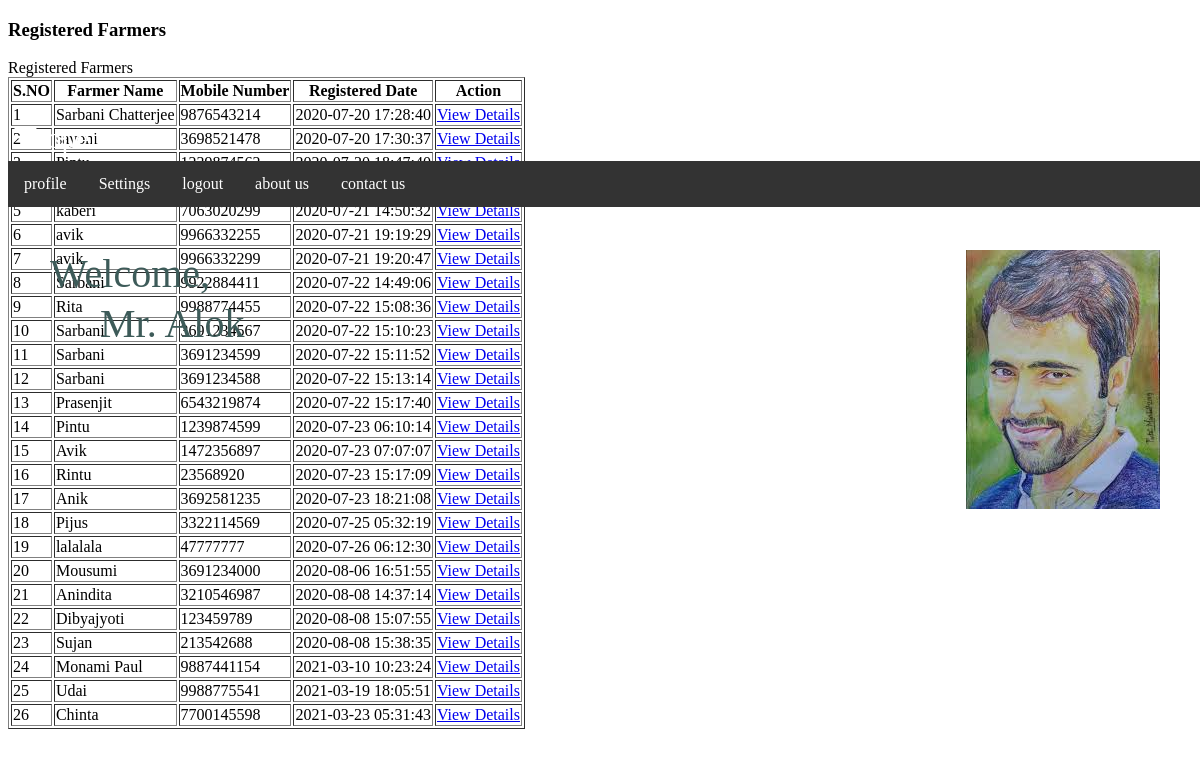
The page /admin/total-regfarmers.php (signed in) on the database as committed earlier.
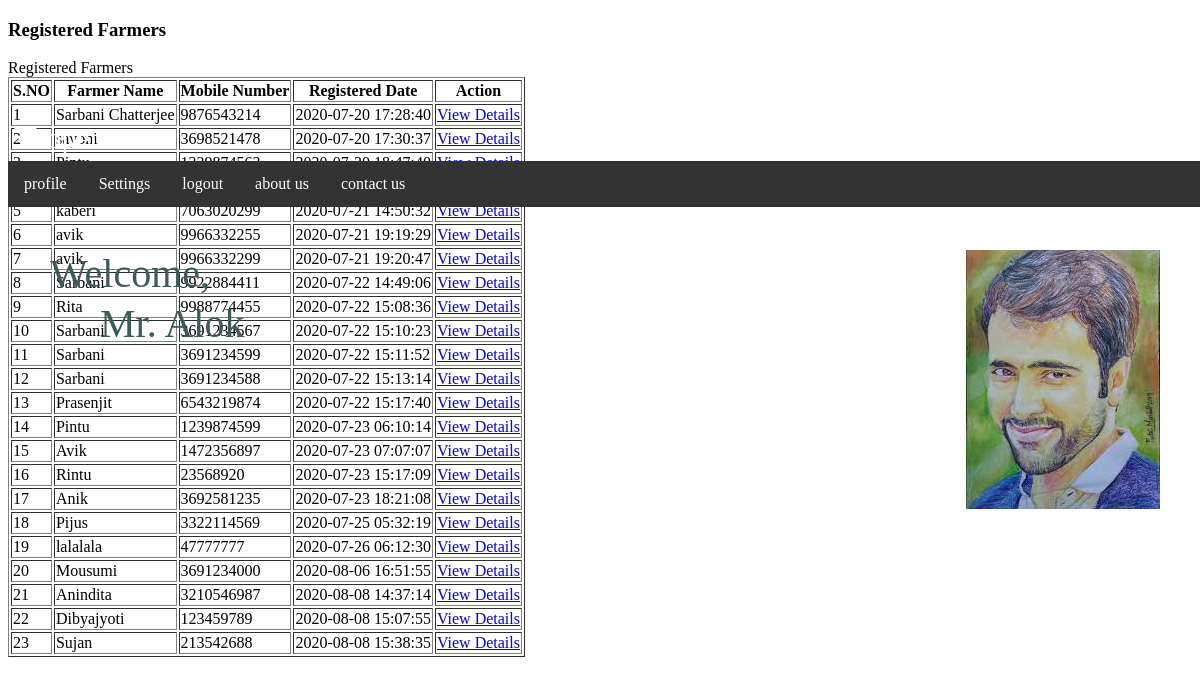
The same page on the database as committed later.
### tables this page shows
CREATE TABLE `tblfarmer` (
  `ID` int(10) NOT NULL,
  `FullName` varchar(120) DEFAULT NULL,
  `Email` varchar(120) DEFAULT NULL,
  `MobileNumber` bigint(10) DEFAULT NULL,
  `FarmerId` varchar(120) DEFAULT NULL,
  `Gender` varchar(120) NOT NULL,
  `Address` mediumtext NOT NULL,
  `Pincode` int(10) NOT NULL,
  `City` varchar(120) NOT NULL,
  `District` varchar(120) NOT NULL,
  `State` varchar(120) NOT NULL,
  `DOB` date NOT NULL,
  `Images` varchar(200) DEFAULT NULL,
  `Password` varchar(120) DEFAULT NULL,
  `FarmerRegdate` timestamp NULL DEFAULT current_timestamp()
);

### admin/total-regfarmers.php (the view, shortened to what this page needs)
<?php
include('includes/dbconnection.php');
if (strlen($_SESSION['agroaid']==0)) {
  header('location:logout.php');
  } else{
  ?>
<!DOCTYPE html>
<html lang="zxx">
<head>
</head>
<body class="light">
<div id="app">
<?php include_once('includes/navbar.php');?>
<?php include_once('includes/sidebar.php');?>
<div class="page has-sidebar-left bg-light height-full">
    <header class="blue accent-3 relative nav-sticky">
        <div class="container-fluid text-black">
            <div class="row">
                <div class="col">
                    <h3 class="my-3">
                        Registered Farmers
                    </h3>
                </div>
            </div>
        </div>
    </header>
    <div class="container-fluid my-3">
        <div class="row">
            <div class="col-md-12">
                <div class="card my-3 no-b">
                    <div class="card-body">
                        <div class="card-title">Registered Farmers</div>
                        <table class="table table-bordered table-hover data-tables"
                               data-options='{ "paging": false; "searching":false}' border="1">
                            <thead>
                             <tr>
                  <th>S.NO</th>
                  <th>Farmer Name</th>
                    <th>Mobile Number</th>
                    <th>Registered Date</th>
                   <th>Action</th>
                </tr>
                            </thead>
                            <tbody>
                                <?php
$ret=mysqli_query($con,"select *from  tblfarmer");
$cnt=1;
while ($row=mysqli_fetch_array($ret)) {
?>
                           <tr>
                  <td><?php echo $cnt;?></td>
                  <td><?php  echo $row['FullName'];?></td>
                  <td><?php  echo $row['MobileNumber'];?></td>
                  <td><?php  echo $row['FarmerRegdate'];?></td>
                  <td><a href="view-farmer-details.php?viewid=<?php echo $row['ID'];?>">View Details</a></td>
                </tr>
                <?php
$cnt=$cnt+1;
}?>
                            </tbody>
                        </table>
                    </div>
                </div>
            </div>
        </div>
    </div>
</div>
</body>
</html>
<?php }  ?>

Rows that differ between the two databases and show on the page:
removed tblfarmer: FullName "Monami Paul", MobileNumber "9887441154", FarmerRegdate "2021-03-10 10:23:24"
removed tblfarmer: FullName "Udai", MobileNumber "9988775541", FarmerRegdate "2021-03-19 18:05:51"
removed tblfarmer: FullName "Chinta", MobileNumber "7700145598", FarmerRegdate "2021-03-23 05:31:43"
